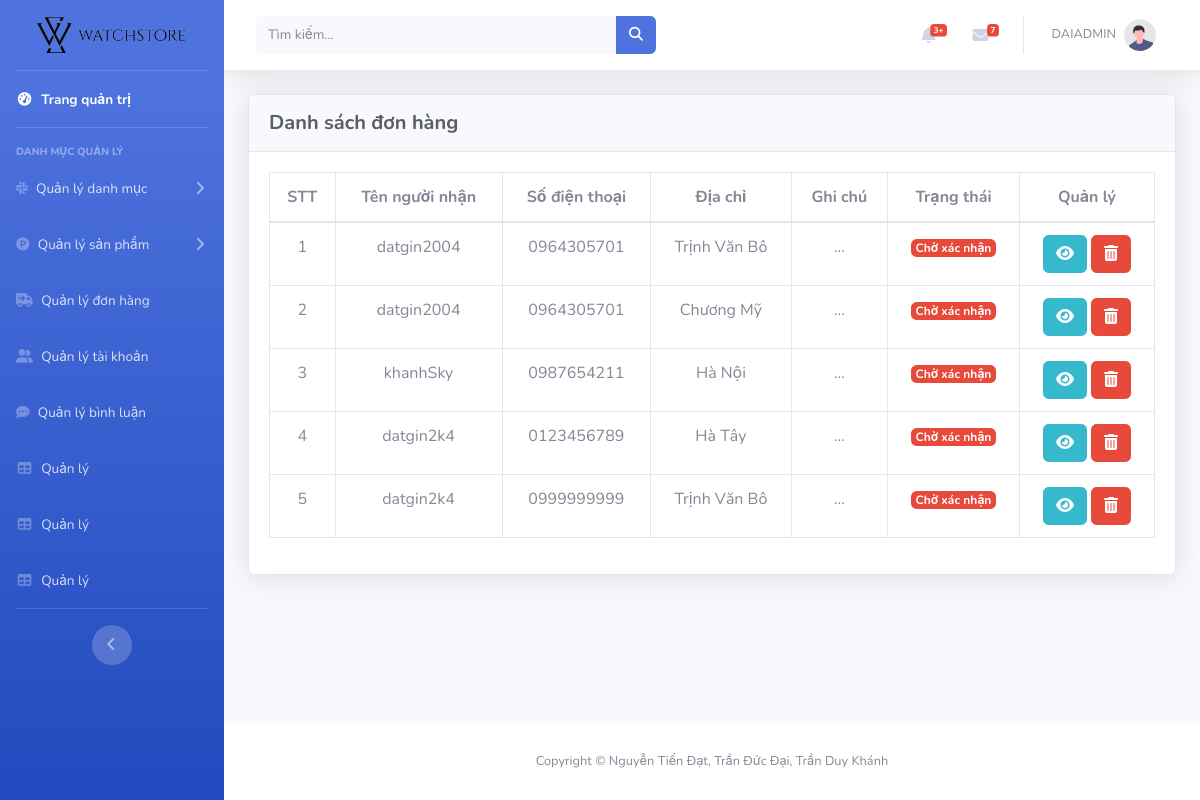
Before: /admin/index.php?act=list_donhang (signed in) with the older database file.
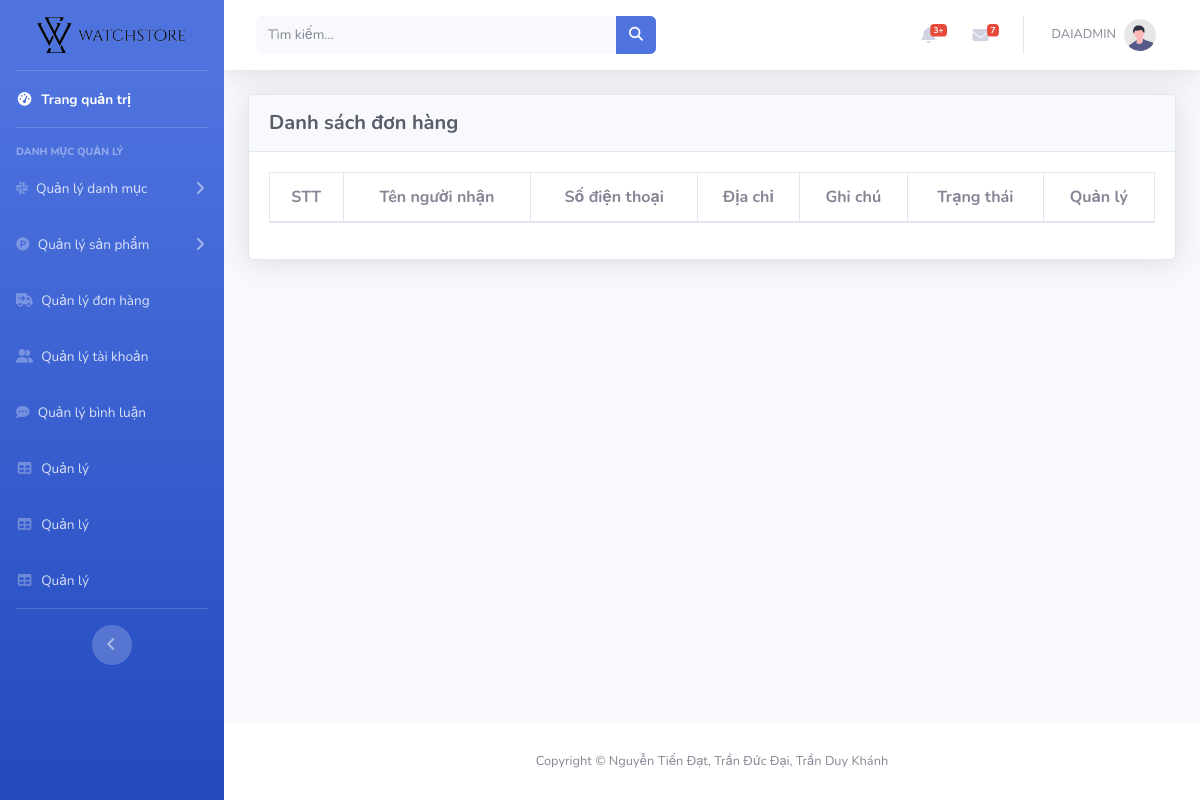
After: the same page with the newer database file.
### tables this page shows
CREATE TABLE `donhang` (
  `id` int(11) NOT NULL,
  `id_user` int(11) NOT NULL,
  `nguoi_nhan` varchar(255) NOT NULL,
  `email` varchar(255) NOT NULL,
  `tel` varchar(255) NOT NULL,
  `address` varchar(255) NOT NULL,
  `ghi_chu` varchar(255) DEFAULT NULL,
  `trangthai` int(11) NOT NULL
);

### model/pdo.php (called while the page is built, shortened)
<?php
function pdo_get_connection()
{
    $servername = "localhost";
    $username = "root";
    $password = "";
    try {
        $conn = new PDO("mysql:host=$servername;dbname=duan1", $username, $password);
        $conn->setAttribute(PDO::ATTR_ERRMODE, PDO::ERRMODE_EXCEPTION);
        return $conn;
    } catch (PDOException $e) {
        echo "Connection failed: " . $e->getMessage();
    }
}
function pdo_query($sql)
{
    $conn = pdo_get_connection();
    $sql = $conn->prepare($sql);
    $sql->execute();
    $kq = $sql->fetchAll(PDO::FETCH_ASSOC);
    return $kq;
}
?>

### model/donhang.php (called while the page is built, shortened)
<?php
function loadall_donhang($iddh = 0)
{
    $sql = "select * from donhang";
    return pdo_query($sql);
}

### admin/donhang/list_donhang.php (the view)
<div class="container-fluid">
    <div class="card shadow mb-4">
        <div class="card-header py-3">
            <h6 class="m-0 h5 text-dark font-weight-bold">Danh sách đơn hàng</h6>
        </div>
        <div class="card-body">
            <div class="table-responsive">
                <table class="table table-bordered text-center" id="dataTable" width="100%" cellspacing="0">
                    <thead>
                        <tr>
                            <th class="fw-bold text-secondary">STT</th>
                            <th class="fw-bold text-secondary">Tên người nhận</th>
                            <th class="fw-bold text-secondary">Số điện thoại</th>
                            <th class="fw-bold text-secondary">Địa chỉ</th>
                            <th class="fw-bold text-secondary">Ghi chú</th>
                            <th class="fw-bold text-secondary">Trạng thái</th>
                            <th class="fw-bold text-secondary">Quản lý</th>
                        </tr>
                    </thead>
                    <tbody>
                        <?php foreach ($list_donhang as $key => $value) { ?>
                            <tr>
                                <td><?= $key + 1?></td>
                                <td><?= $value['nguoi_nhan']?></td>
                                <td><?= $value['tel'] ?></td>
                                <td><?= $value['address'] ?></td>
                                <td>
                                    <?php
                                        if($value['ghi_chu'] != null){
                                            echo $value['ghi_chu'];
                                        }else{
                                            echo '...';
                                        }
                                    ?>
                                </td>
                                <td>
                                    <?php
                                        if($value['trangthai'] == 0){
                                            echo '<span class="badge bg-danger text-white">Chờ xác nhận</span>';
                                        }else if($value['trangthai'] == 1){
                                            echo '<span class="badge bg-primary text-white">Đã xác nhận</span>';
                                        }else if($value['trangthai'] == 2){
                                            echo '<span class="badge bg-warning text-white">Đang giao hàng</span>';
                                        }else{
                                            echo '<span class="badge bg-success text-white">Giao hàng thành công</span>';
                                        }
                                    ?>
                                </td>
                                <td>
                                    <a type="button" class="btn btn-info" href="?act=update_donhang&id=<?= $value['id'] ?>"><i class="fa-solid fa-eye"></i></a>
                                    <a type="button" class="btn btn-danger" href=""><i class="fa-solid fa-trash-can"></i></a>
                                </td>
                            </tr>
                        <?php } ?>
                    </tbody>
                </table>
            </div>
        </div>
    </div>
</div>
</div>

Changed rows visible on the page:
removed donhang: nguoi_nhan "datgin2004", tel "0964305701", address "Trịnh Văn Bô", trangthai "Chờ xác nhận"
removed donhang: nguoi_nhan "datgin2004", tel "0964305701", address "Chương Mỹ", trangthai "Chờ xác nhận"
removed donhang: nguoi_nhan "khanhSky", tel "0987654211", address "Hà Nội", trangthai "Chờ xác nhận"
removed donhang: nguoi_nhan "datgin2k4", tel "0123456789", address "Hà Tây", trangthai "Chờ xác nhận"
removed donhang: nguoi_nhan "datgin2k4", tel "0999999999", address "Trịnh Văn Bô", trangthai "Chờ xác nhận"
